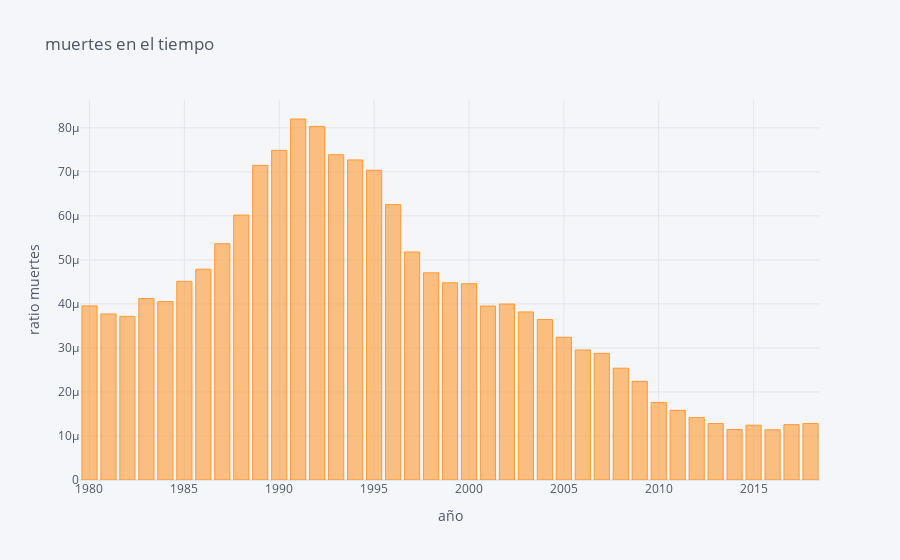

Notebook cell for this chart:
### Code cell
deaths_hombres_2529.iplot(kind='bar',
                  x='Periodo',
               y = 'ratio',
                  xTitle='año',
                  yTitle='ratio muertes',
                  title='muertes en el tiempo')

### Figure 1 — Plotly figure (JSON) as saved in the notebook; plotly's stock layout.template omitted (floating-point values rounded to 4 significant figures)
{"data": [{"marker": {"color": "rgba(255, 153, 51, 0.6)", "line": {"color": "rgba(255, 153, 51, 1.0)", "width": 1}}, "name": "ratio", "orientation": "v", "text": "", "type": "bar", "x": [2018, 2017, 2016, 2015, 2014, 2013, 2012, 2011, 2010, 2009, 2008, 2007, 2006, 2005, 2004, 2003, 2002, 2001, 2000, 1999, 1998, 1997, 1996, 1995, 1994, 1993, 1992, 1991, 1990, 1989, 1988, 1987, 1986, 1985, 1984, 1983, 1982, 1981, 1980], "y": [1.283e-05, 1.257e-05, 1.141e-05, 1.245e-05, 1.147e-05, 1.282e-05, 1.417e-05, 1.582e-05, 1.763e-05, 2.242e-05, 2.54e-05, 2.877e-05, 2.953e-05, 3.243e-05, 3.646e-05, 3.818e-05, 3.997e-05, 3.952e-05, 4.458e-05, 4.48e-05, 4.706e-05, 5.179e-05, 6.257e-05, 7.036e-05, 7.27e-05, 7.39e-05, 8.033e-05, 8.201e-05, 7.489e-05, 7.147e-05, 6.018e-05, 5.367e-05, 4.788e-05, 4.514e-05, 4.053e-05, 4.123e-05, 3.717e-05, 3.772e-05, 3.955e-05]}], "layout": {"legend": {"bgcolor": "#F5F6F9", "font": {"color": "#4D5663"}}, "paper_bgcolor": "#F5F6F9", "plot_bgcolor": "#F5F6F9", "title": {"font": {"color": "#4D5663"}, "text": "muertes en el tiempo"}, "xaxis": {"gridcolor": "#E1E5ED", "showgrid": true, "tickfont": {"color": "#4D5663"}, "title": {"font": {"color": "#4D5663"}, "text": "año"}, "zerolinecolor": "#E1E5ED"}, "yaxis": {"gridcolor": "#E1E5ED", "showgrid": true, "tickfont": {"color": "#4D5663"}, "title": {"font": {"color": "#4D5663"}, "text": "ratio muertes"}, "zerolinecolor": "#E1E5ED"}}}
